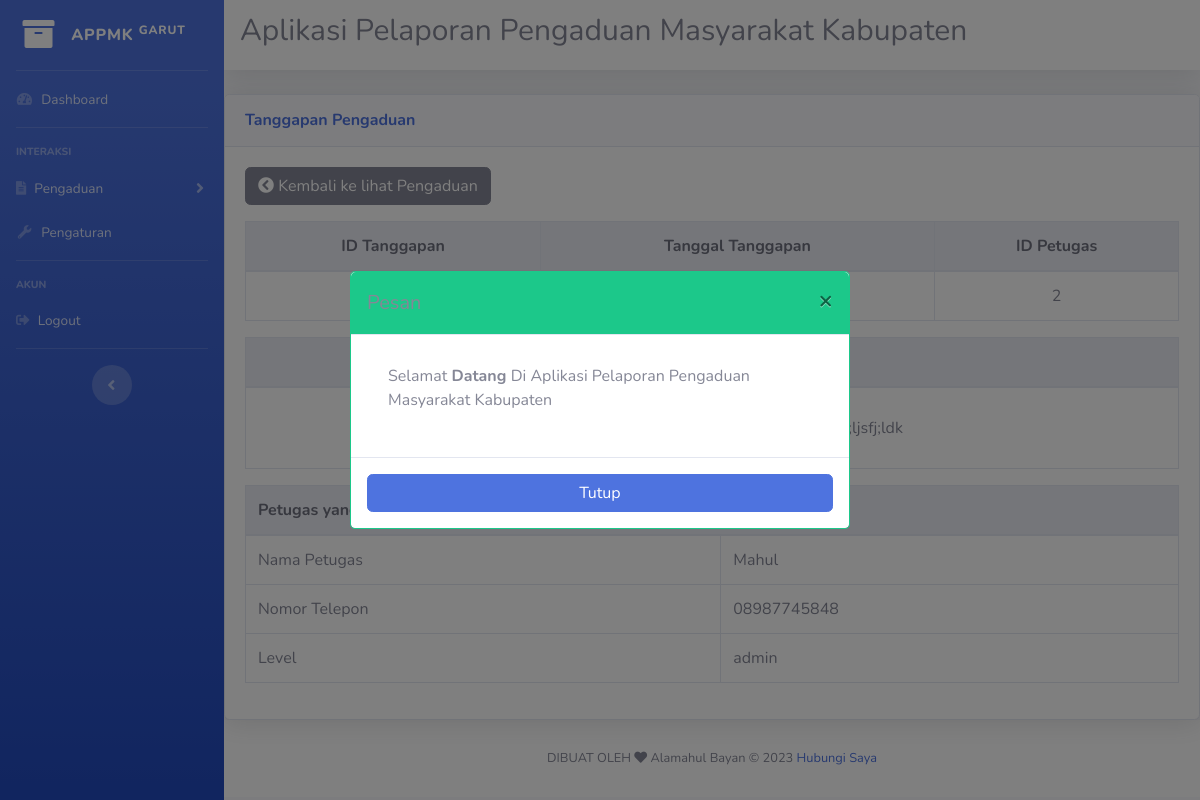
The app's page /public/LihatPengaduan/lihatTanggapan/1 (signed in) with its own data.
### tables this page shows
CREATE TABLE `tanggapan` (
  `id_tanggapan` int(11) NOT NULL,
  `id_pengaduan` int(11) NOT NULL,
  `tgl_tanggapan` date NOT NULL,
  `tanggapan` text NOT NULL,
  `id_petugas` int(11) NOT NULL
);

CREATE TABLE `petugas` (
  `id_petugas` int(11) NOT NULL,
  `nama_petugas` varchar(50) NOT NULL,
  `username_petugas` varchar(25) NOT NULL,
  `password` varchar(255) NOT NULL,
  `telp` varchar(13) NOT NULL,
  `level` enum('admin','petugas','SuperAdmin') NOT NULL,
  `status` enum('0','terverifikasi') NOT NULL
);

### app/core/Controller.php (called while the page is built, shortened)
<?php
class Controller {
    public function view($view, $data =[]){
        include "../app/views/$view" . '.php';
    }
    public function model($model){
        return new $model;
    }
}

### app/controllers/LihatPengaduan.php (called while the page is built, shortened)
<?php
class LihatPengaduan extends Controller {
    public function lihatTanggapan($id)
    {
        $data['judul'] = 'Lihat Tanggapan';
        $data['pengaduan'] = $this->model('PengaduanModel')->ambilPengaduandanTanggapanDenganID($id);
        $this->view('lihatPengaduan/tanggapan', $data);
    }
}

### app/core/App.php (called while the page is built, shortened)
<?php
class App {
    protected $method = 'index';
    protected $params = [];
    public function __construct()
    {
        $url = $this->parseURL();
        if (file_exists('../app/controllers/' . $url[0] . '.php'))
        {
            unset($url[0]);
        }
          $this->controller = new $this->controller;
          if (isset($url[1])) {
               if (method_exists($this->controller, $url[1])) {
                    $this->method = $url[1];
                    unset($url[1]);
               }
          }
          if (!empty($url)) {
               $this->params = array_values($url);
          }
          call_user_func_array([$this->controller, $this->method], $this->params);
    }
    public function parseURL()
    {
        if (isset($_GET['url'])){
            $url = rtrim($_GET['url'], '/');
            $url = filter_var($url, FILTER_SANITIZE_URL);
            $url = explode('/', $url);
            return $url;
        }
    }
}

### public/index.php (called while the page is built, shortened)
<?php
$app = new App;

### app/core/Database.php (called while the page is built, shortened)
<?php
class Database {
     private $host = DB_HOST;
     private $user = DB_USER;
     private $pass = DB_PASS;
     private $db_name = DB_NAME;
     private $dbh;
     private $stmt;
     public function __construct() {
          $dsn ='mysql:host='. $this->host .';dbname='. $this->db_name;
          $option = [
               PDO::ATTR_PERSISTENT => true,
               PDO::ATTR_ERRMODE => PDO::ERRMODE_EXCEPTION
               ];
          try{
               $this->dbh = new PDO($dsn, $this->user, $this->pass, $option);
          } catch(PDOException $E){
               die($E->getMessage());
          }
     }
     public function query($query){
          $this->stmt = $this->dbh->prepare($query);
     }
     public function bind($param, $value, $type = null){
          if(is_null($type)) {
               switch ( true ) {
                    default:
                         $type = PDO::PARAM_STR;
                         break;
               }
          }
          $this->stmt->bindValue($param, $value, $type);
     }
     public function execute()
     {
          $this->stmt->execute();
     }
     public function single()
     {
          $this->execute();
          return $this->stmt->fetch(PDO::FETCH_ASSOC);
     }
}

### app/models/PengaduanModel.php (called while the page is built, shortened)
<?php
class PengaduanModel {
     private $tabelPengaduan = 'pengaduan';
     private $tabeltanggapan = 'tanggapan';
     private $tabelPetugas = 'petugas';
     private $db;
     public function __construct()
     {
          $this->db = new Database;
     }
   public function ambilPengaduandanTanggapanDenganID($id)
   {
      $query = "SELECT * FROM ".
      $this->tabelPengaduan.",".
      $this->tabeltanggapan.",".
      $this->tabelPetugas.
      " WHERE ".
      $this->tabelPengaduan.".id_pengaduan = ". $this->tabeltanggapan. ".id_pengaduan AND ".
      $this->tabeltanggapan.".id_petugas = ". $this->tabelPetugas. ".id_petugas AND ".
      $this->tabelPengaduan.".id_pengaduan =:id";
      $this->db->query($query);
      $this->db->bind('id', $id);
      $this->db->execute();
      return $this->db->single();
   }
}

### app/views/lihatPengaduan/tanggapan.php (the view, shortened to what this page needs)
<?php
   $pengaduan = $data['pengaduan'];
?>
<div style="" class="card shadow">
  <div class="card-header py-3">
    <h6 class="m-0 font-weight-bold text-primary">Tanggapan Pengaduan</h6>
  </div>
  <div class="card-body">
  <?php if (isset($_SESSION['level'])) :  ?>
    <a href="<?= BASEURL; ?>/VerifikasiPengaduan/DataPengaduan" class="btn btn-secondary mb-3">
    <?php else: ?>
      <a href="<?= BASEURL; ?>/LihatPengaduan" class="btn btn-secondary mb-3">
    <?php endif ?>
      <i class="fas fa-chevron-circle-left"></i> Kembali ke lihat Pengaduan
    </a>
    <div class="table-responsive text-center">
      <table class="table table-bordered mt-0" id="dataTable" width="100%" cellspacing="0">
        <thead class="thead-light">
          <tr>
            <th>ID Tanggapan</th>
            <th>Tanggal Tanggapan</th>
            <th>ID Petugas</th>
          </tr>
        </thead>
        <tbody>
          <tr>
            <td><?= $pengaduan['id_tanggapan']; ?></td>
            <td><?= $pengaduan['tgl_tanggapan']; ?></td>
            <td><?= $pengaduan['id_petugas']; ?></td>
          </tr>
        </tbody>
      </table>
    </div>
    <div class="table-responsive text-center">
      <table class="table table-bordered" id="dataTable" width="100%" cellspacing="0">
        <thead class="thead-light">
          <tr><th>Tanggapan</th></tr>
        </thead>
        <tbody>
          <tr><td><p>
            <?= $pengaduan['tanggapan']; ?>
          </p>
          </td></tr>
        </tbody>
      </table>
    </div>
    <div class="table-responsive">
      <table class="table table-bordered mt-0" id="dataTable" width="100%" cellspacing="0">
        <thead class="thead-light">
          <tr>
            <th colspan="3">Petugas yang Menanggapi</th>
          </tr>
        </thead>
        <tbody>
          <tr>
            <td colspan="1"> Nama Petugas </td>
            <td colspan="2"><?= $pengaduan['nama_petugas']; ?></td>
          </tr>
          <tr>
            <td colspan="1">  Nomor Telepon </td>
            <td colspan="2"><?= $pengaduan['telp']; ?></td>
          </tr>
          <tr>
            <td colspan="1"> Level</td>
            <td colspan="2"><?= $pengaduan['level']; ?></td>
          </tr>
        </tbody>
      </table>
    </div>
    </div>
</div>

### records on screen
tanggapan: id_petugas.id_petugas "2", id_petugas.nama_petugas "Mahul", id_petugas.telp "08987745848", id_petugas.level "admin"

### other values on screen
$fungsi "Selamat"
$pesan "Datang"
$aksi "Di Aplikasi Pelaporan Pengaduan Masyarakat Kabupaten"
